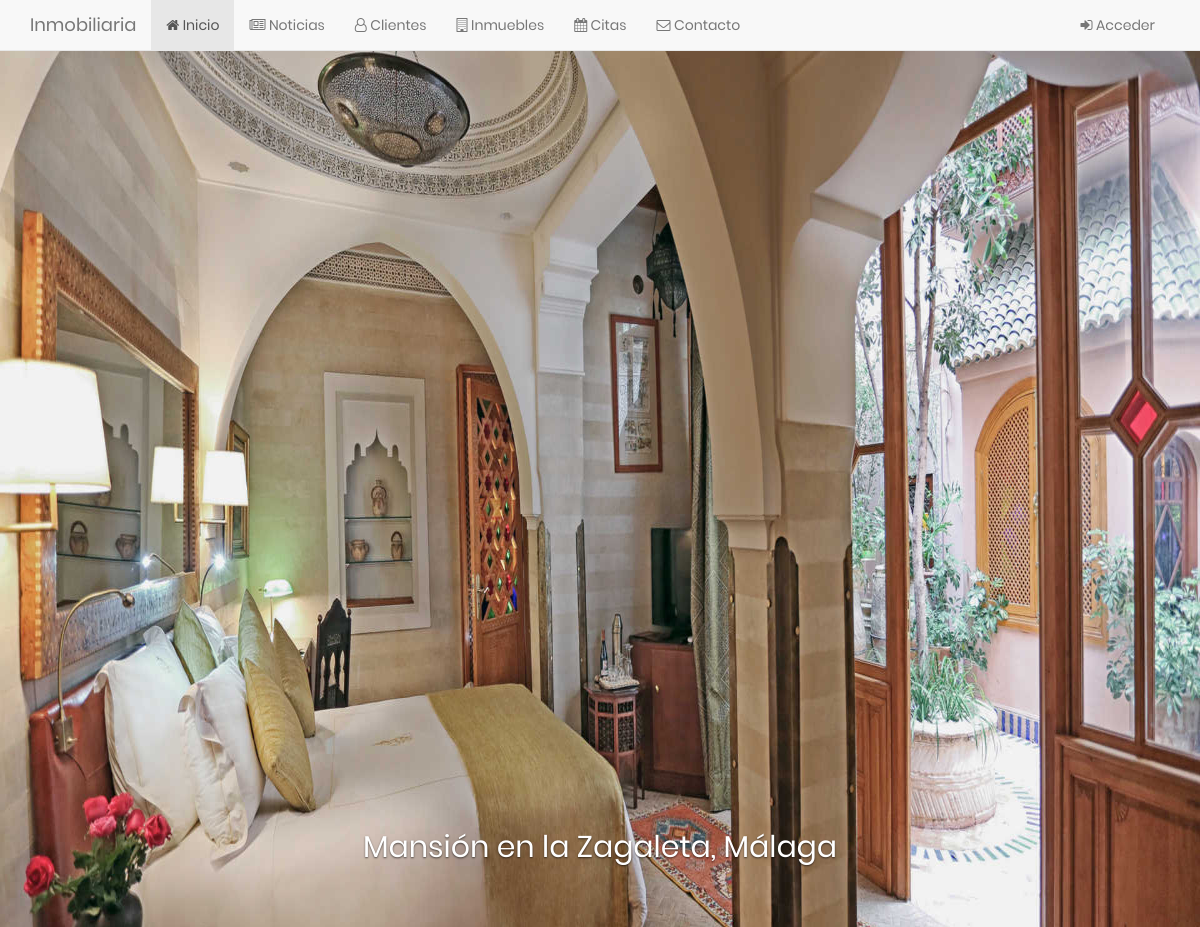
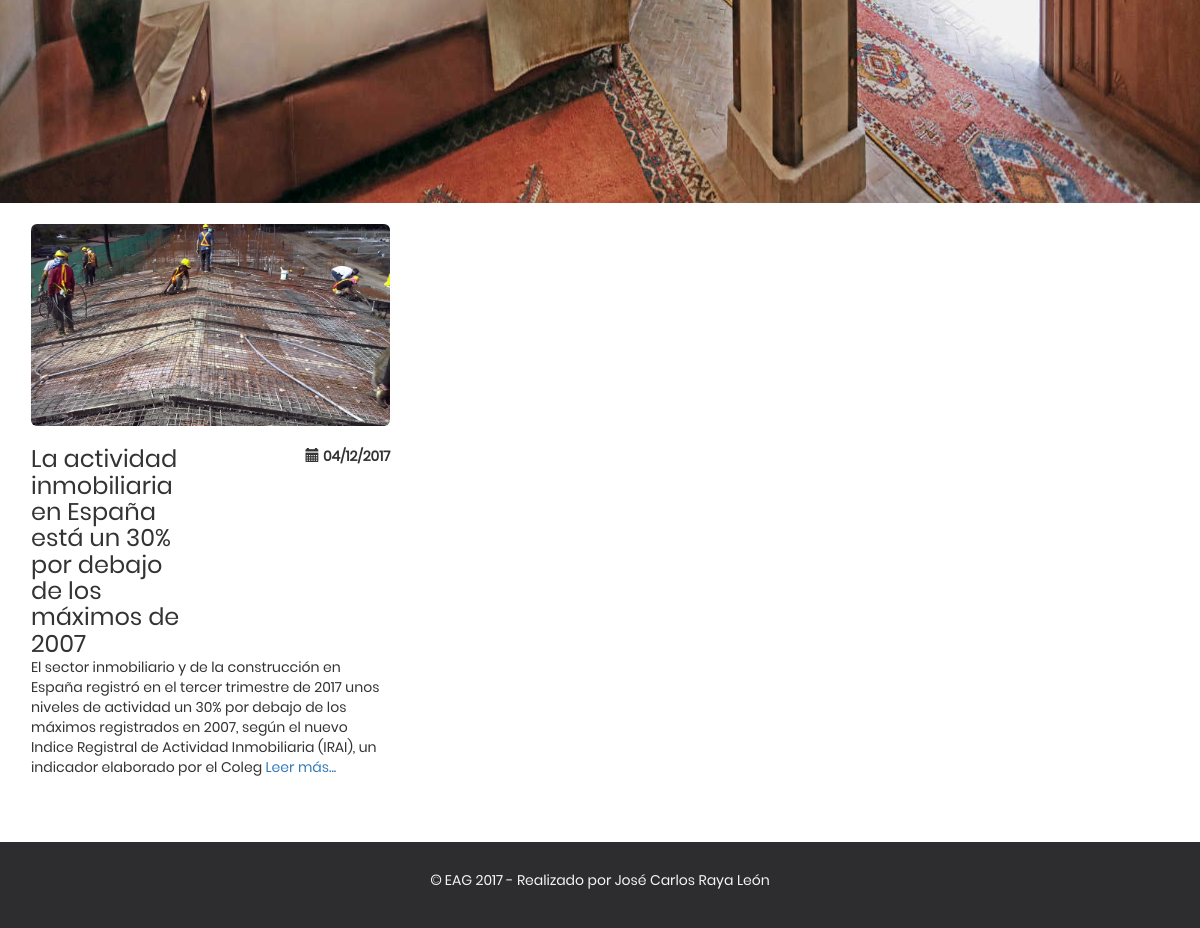
The page / on the database its author committed (2 pictures, top to bottom).
### tables this page shows
CREATE TABLE `noticias` (
  `id` bigint(20) UNSIGNED NOT NULL,
  `titular` varchar(100) NOT NULL,
  `contenido` varchar(1500) NOT NULL,
  `imagen` varchar(50) NOT NULL,
  `fecha` date NOT NULL
);

### funciones.php (the view, shortened to what this page needs)
<?php
function menu ($pag = 1)
{
    ?>
    <div class="navbar navbar-default navbar-fixed-top menu">
        <div class="container">
            <div class="navbar-header">
                <a class="navbar-brand" href=".">Inmobiliaria</a>
            </div>
            <nav class="navbar-collapse collapse" id="menu">
                <div class="container-fluid">
                    <ul class="nav navbar-nav ">
                       <?php
                        if($pag == 1){
                            ?>
                            <li class="active"><a href="index.php"><i class="fa fa-home"></i> Inicio</a></li>
                            <li><a href="php/noticias/noticias.php"><i class="fa fa-newspaper-o"></i> Noticias</a></li>
                            <li><a href="php/clientes/clientes.php"><i class="fa fa-user-o"></i> Clientes</a></li>
                            <li><a href="php/inmuebles/inmuebles.php"><i class="fa fa-building-o"></i> Inmuebles</a></li>
                            <li><a href="php/citas/citas.php"><i class="fa fa-calendar"></i> Citas</a></li>
                            <li><a href="php/contacto/contacto.php"><i class="fa fa-envelope-o"></i> Contacto</a></li>
                            <?php
                        }
                        ?>
                    </ul>
                    <ul class="nav navbar-nav navbar-right">
                        <li><a href="#"><i class="fa fa-sign-in"></i> Acceder</a></li>
                    </ul>
                </div>
            </nav>
        </div>
    </div>
    <?php
}
?>
    <?php
function footer ()
{
    ?>
        <footer class="text-center footer navbar-fixed-bottom">
            <p><strong>&copy;</strong> EAG 2017 - Realizado por José Carlos Raya León</p>
        </footer>
        <?php
}
?>
        <?php
function img_random ()
{
    $imagen = db_query("select direccion, imagen from inmuebles");
    $imagenes = array();
    while($fila = mysqli_fetch_array($imagen)){
        $imagenes[] = $fila['imagen'];
        $direcciones[] = $fila['direccion'];
    }
    $aleatorio = rand(0, (count($imagenes) - 1));
?>
            <img class="img-responsive center-block" src="img/inmuebles/<?php echo $imagenes[$aleatorio]; ?>" alt="">
            <div class="carousel-caption">
                <h2><?php echo $direcciones[$aleatorio] ?></h2>
            </div>
            <?php
}
?>
<?php
function ult_noticias(){
    ?>
    <div class="container-fluid">
        <div class="row">
            <?php
    $fecha = date('Y-m-d');
    $noticias = db_query("select * from noticias where fecha <= '$fecha' order by id DESC limit 3");
    while($fila = mysqli_fetch_array($noticias)){
        ?>
                <div class="col-xs-12 col-sm-4">
                    <img class="img-responsive img-rounded" src="img/noticias/<?php echo $fila['imagen'] ?>" alt="" width="100%" height="300px">
                    <br>
                    <div class="row">
                        <div class="col-sm-6">
                              <span class="h3">
                                 <?php echo $fila['titular']; ?>
                              </span>
                        </div>
                        <div class="col-sm-6">
                            <span class="pull-right"><strong><i class="glyphicon glyphicon-calendar"></i> <?php $fecha = strtotime($fila['fecha']); echo date('d/m/Y', $fecha) ?></strong></span>
                        </div>
                    </div>
                    <p>
                        <?php echo substr($fila['contenido'], 0, 280); ?> <a href="php/noticias/noticia.php?id=<?php echo $fila['id'] ?>">Leer más...</a> </p>
                </div>
                <?php
    }
?>
        </div>
    </div>
    <?php
}
function db_connect() {
    static $conexion;
    if(!isset($connection)) {
        $conexion = mysqli_connect('localhost', 'root', '', 'inmobiliaria');
    }
    mysqli_set_charset($conexion, 'utf8');
    return $conexion;
}
function db_query($consulta) {
    $conexion = db_connect();
    $resultado = mysqli_query($conexion, $consulta);
    if($resultado === false) {
        echo db_error();
    } else {
        return $resultado;
    }
}
?>

### css/main.css (style rules this page uses)
html { position: relative; min-height: 100%; }
body { padding-top: 50px; padding-bottom: 120px; font-family: 'Poppins', sans-serif; }
img { display: inline-block; }
.footer { position: absolute; bottom: 0; width: 100%; line-height: 60px; background-color: #2d2d30; color: #f5f5f5; padding: 8px; }
.carousel-caption h2 { color: #fff !important; position: relative; margin-bottom: 30%; }
.row { overflow: hidden; }
div.item .img-responsive { width: 100%; height: 1080px; }

### rows shown on the page
noticias: imagen (picture), titular "La actividad inmobiliaria en España está un 30% por debajo de los máximos de 2007", fecha "04/12/2017", contenido "El sector inmobiliario y de la construcción en España registró en el tercer trimestre de 2017 unos niveles de actividad un 30% por debajo de los máximos registrados en 2007, según el nuevo Indice Registral de Actividad Inmobiliaria (IRAI), un indicador elaborado por el Coleg"

### other values the page prints
$direcciones[$aleatorio] "Mansión en la Zagaleta, Málaga"
